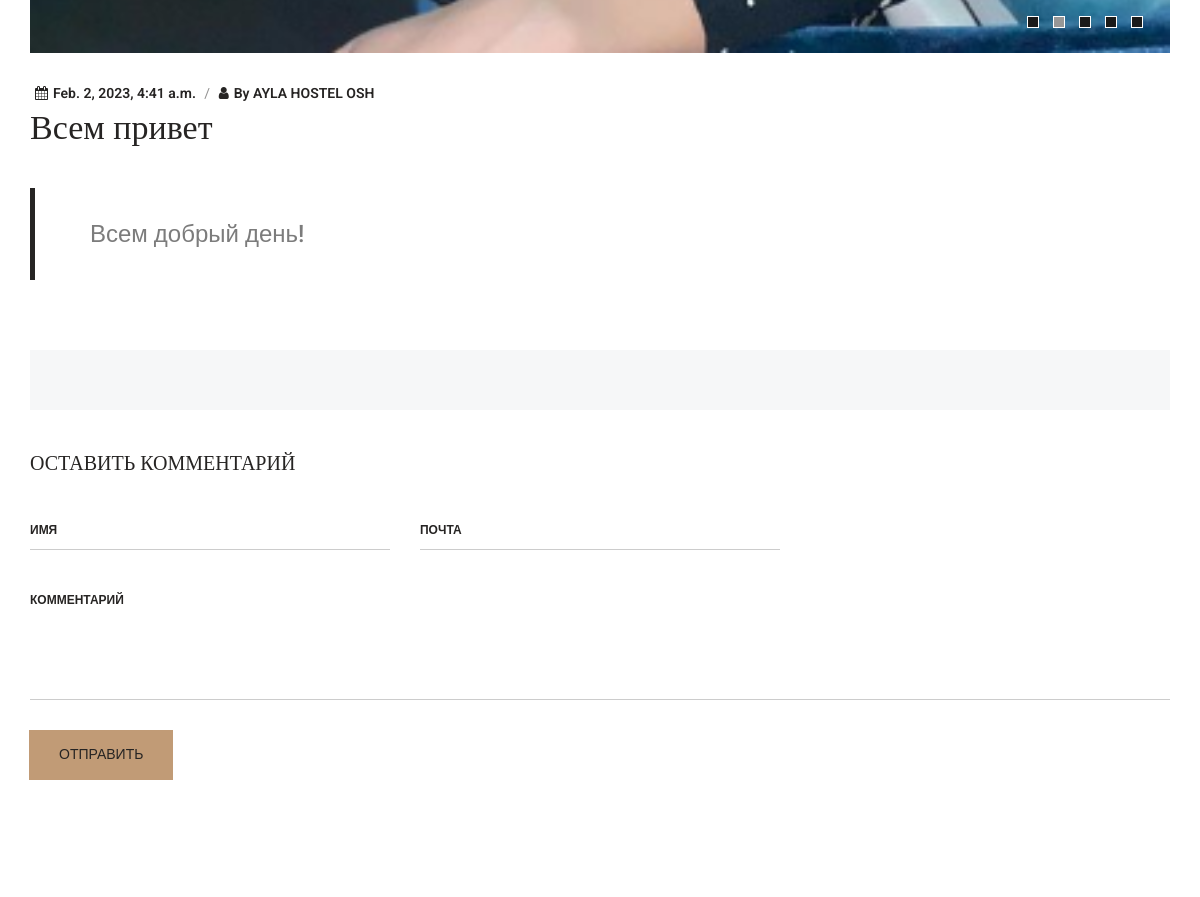
The page /blog_detail/1/ (middle part) on the database as committed earlier.
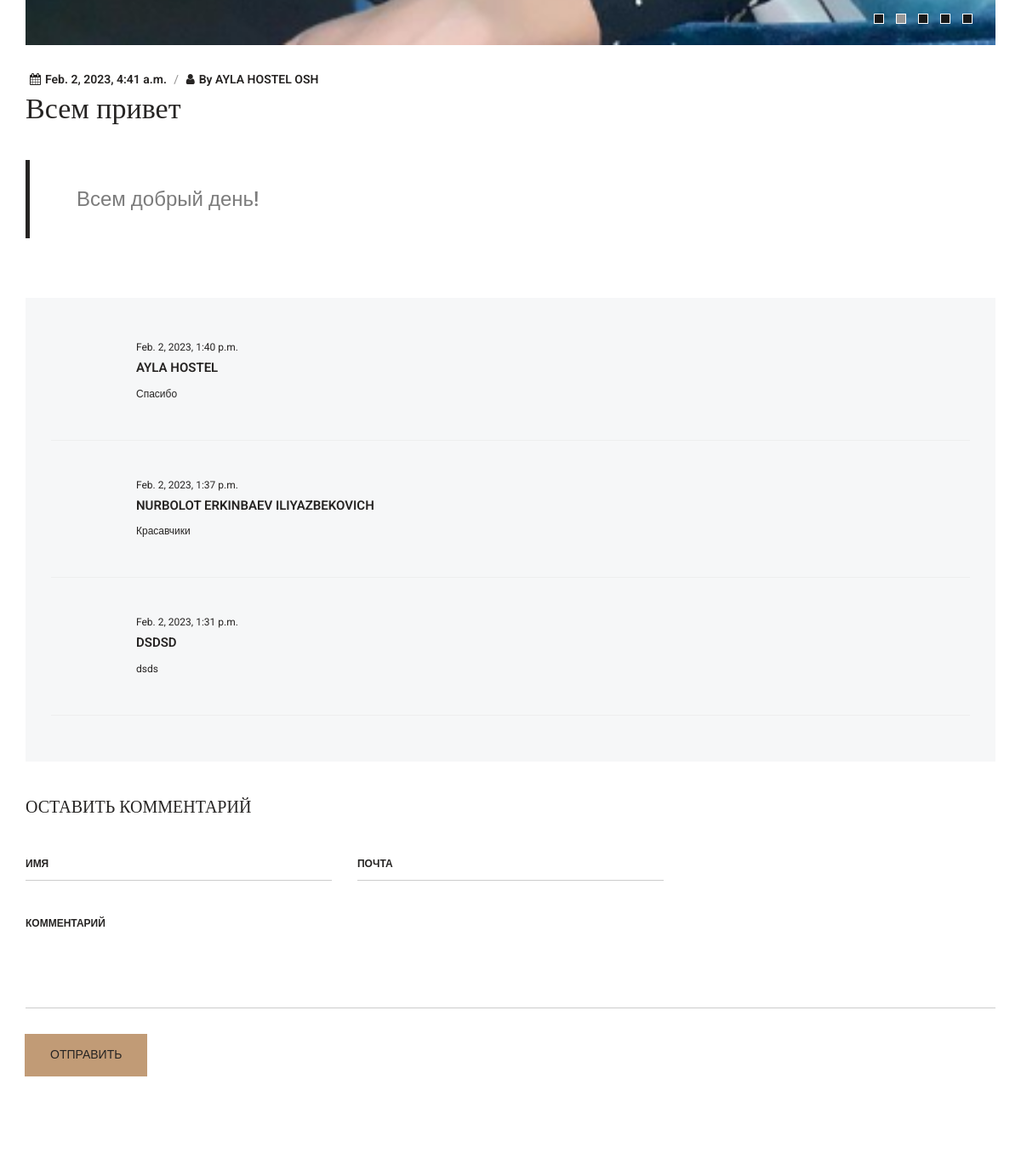
The same page on the database as committed later.
### apps/blog/models.py (models this page shows, shortened)
class Comment(models.Model):
    name = models.CharField(max_length=255,verbose_name="Имя")
    email = models.EmailField(verbose_name="Почта")
    message = models.TextField(verbose_name="Коментарий")
    post = models.ForeignKey(Blog, on_delete=models.CASCADE, related_name="post_comment")
    created = models.DateTimeField(auto_now_add=True)
    class Meta:
        ordering = ("-created",)
        verbose_name = "Комментрии к новостям"
        verbose_name_plural = "Комментрии к новостям"

### apps/blog/views.py (the view)
# urls.py: path('blog_detail/<int:id>/', blog_detail, name="blog_detail"),
def blog_detail(request, id):
    contact = Contact.objects.latest('id')
    setting = Setting.objects.latest('id')
    blog = Blog.objects.get(id =id)
    backround = BackroundBlog.objects.latest('id')
    if request.method == "POST":
        name = request.POST.get('name')
        email = request.POST.get('email')
        message = request.POST.get('message')
        comment = Comment.objects.create(name = name,email = email, message = message, post = blog )
        return redirect('blog_detail', blog.id)
    context = {
        'contact':contact,
        'setting' : setting,
        'blog' : blog,
        'backround' : backround,
    }
    return render(request, 'post-gallery.html', context)

### templates/post-gallery.html (shortened to what the changed rows need)
{% extends 'homepage.html'%}
{% load static %}
{% block content%}
	<div class="page-wraper">
        <div class="page-content ">
            <div class="section-full p-tb90 square_shape1 square_shape3">
                <div class="container">
                    <div class="clear" id="comment-list">
                        <div class="comments-area" id="comments">
                            <div class="p-tb30">
                                <ol class="comment-list p-a30 bg-gray">
                                    <li class="comment">
                                        {% for comment in blog.post_comment.all%}
                                            <div class="comment-body">
                                                <div class="comment-meta">
                                                    <a>{{comment.created}}</a>
                                                </div>
                                                <div class="comment-author vcard">
                                                    <cite class="fn">{{comment.name}}</cite>
                                                </div>
                                                <p>{{comment.message}}</p>
                                            </div>
                                            <hr
                                        {% endfor %}
                                    </li>
                                </ol>
                                <div class="comment-respond m-t30" id="respond">
                                    <h2 class="comment-reply-title" id="reply-title">Оставить комментарий
                                    </h2>
                                    <div class="comment-form">
                                    </div>
                                </div>
                           </div>
                        </div>
                    </div>
                </div>
            </div>
        </div>
    </div>
{% endblock%}

Rows that differ between the two databases and show on the page:
added Comment: created "Feb. 2, 2023, 1:40 p.m.", name "AYLA HOSTEL", message "Спасибо"
added Comment: created "Feb. 2, 2023, 1:37 p.m.", name "NURBOLOT ERKINBAEV ILIYAZBEKOVICH", message "Красавчики"
added Comment: created "Feb. 2, 2023, 1:31 p.m.", name "DSDSD", message "dsds"
